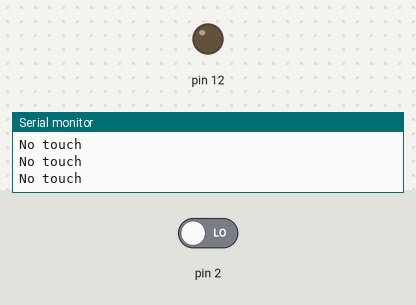
A sketch run on a simulated Arduino Uno, built with avr-gcc and run on an emulated ATmega328P. Shown: output pins drawn as LEDs (lit = HIGH), the last lines printed to the serial monitor. Inputs (shaded band) come from the test bench; at power-on: pin 2 LOW.

Above: at 1.2 s.
1.3 s: pin 2 driven HIGH
At 1.9 s:
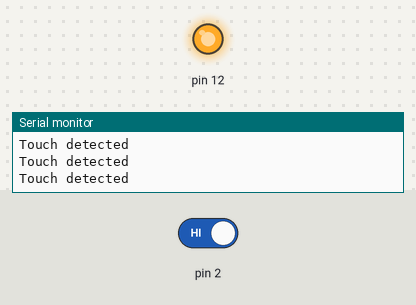
2.8 s: pin 2 driven LOW
At 4.3 s:
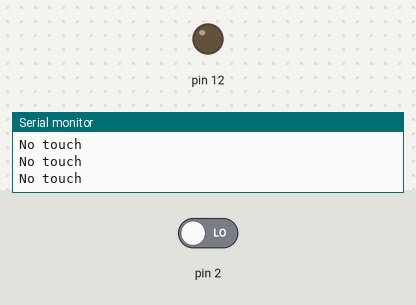
Timing chart, 0 to 5.8 s (numbered marks = the images above; inputs shaded):
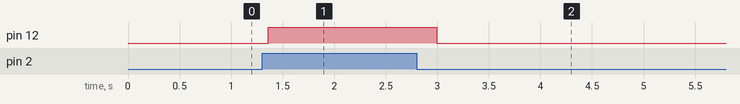

Measured:
- after the input at 1.3 s, pin 12: LOW → HIGH after 0.06 s
- after the input at 2.8 s, pin 12: HIGH → LOW after 0.20 s

The sketch:

touch_baremetal.ino
```cpp
#include <avr/io.h>

void UART_init(void)
{
    // 9600 baud at 16 MHz
    UBRR0H = 0;
    UBRR0L = 103;

    // Enable transmitter
    UCSR0B = (1 << TXEN0);

    // 8 data bits, no parity, 1 stop bit
    UCSR0C = (1 << UCSZ01) | (1 << UCSZ00);
}

void UART_send_char(char data)
{
    // Wait until transmit buffer is empty
    while (!(UCSR0A & (1 << UDRE0)))
    {
    }

    UDR0 = data;
}

void UART_send_string(const char *str)
{
    while (*str)
    {
        UART_send_char(*str);
        str++;
    }
}

int main(void)
{
    // D2 / PD2 → input
    DDRD &= ~(1 << PD2);

    // D13 / PB5 → output
    DDRB |= (1 << PB4);

    // Initialize USART
    UART_init();

    while (1)
    {
        // Read touch sensor
        if (PIND & (1 << PD2))
        {
            // Touch detected
            PORTB |= (1 << PB4);

            UART_send_string("Touch detected\r\n");
        }
        else
        {
            // No touch
            PORTB &= ~(1 << PB4);

            UART_send_string("No touch\r\n");
        }

        // Simple delay
        for (volatile uint32_t i = 0; i < 100000; i++)
        {
        }
    }
}
```
